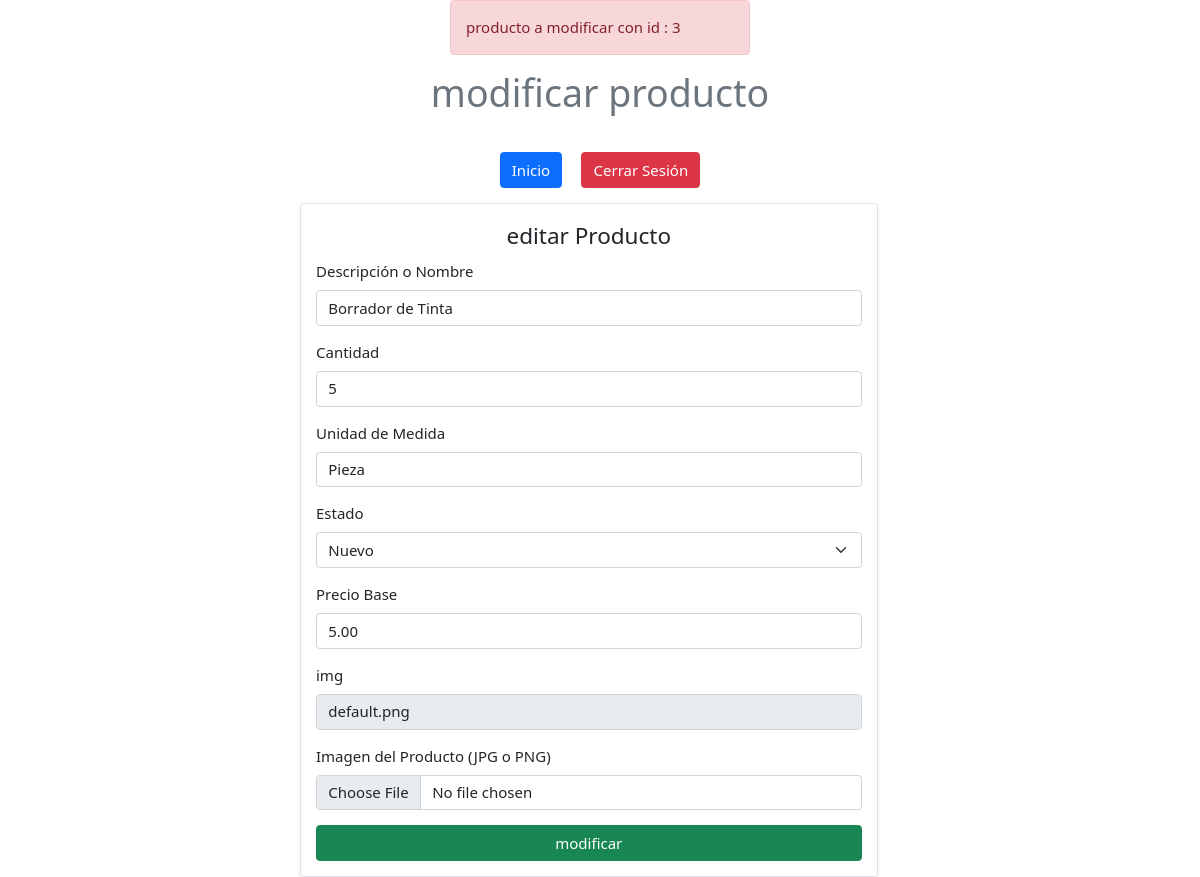
Screenshot of /php/pantallas/modifyProduct.php?id=3 with the database file from the repository.
### tables this page shows
CREATE TABLE `producto` (
  `id` int(11) NOT NULL AUTO_INCREMENT,
  `descripcion` varchar(150) NOT NULL,
  `stock` int(20) NOT NULL DEFAULT 5,
  `unidadMedida` varchar(25) NOT NULL,
  `saldo` double(11,0) NOT NULL,
  `precioBase` decimal(18,2) NOT NULL,
  `fechaRegistro` timestamp NOT NULL DEFAULT current_timestamp(),
  `fechaActualizacion` timestamp NULL DEFAULT NULL,
  `img` varchar(400) NOT NULL DEFAULT 'back.png',
  `idUsuario` int(11) DEFAULT 1,
  `estado` int(11) DEFAULT 1,
  PRIMARY KEY (`id`),
  KEY `fk_producto_usuario` (`idUsuario`),
  KEY `fk_producto_estadoproducto` (`estado`),
  CONSTRAINT `fk_producto_estadoproducto` FOREIGN KEY (`estado`) REFERENCES `estadoproducto` (`idestadoProducto`),
  CONSTRAINT `fk_producto_usuario` FOREIGN KEY (`idUsuario`) REFERENCES `usuario` (`idUsuario`)
);

### php/pantallas/modifyProduct.php (the view, shortened to what this page needs)
<?php
$idGet = $_GET['id'];
echo '<div class="alert alert-danger m-auto col-3">producto a modificar con id : ' . $idGet . '</div>';
$con = conectarDB();
$sql = $con->query('select *from producto where id=' . $idGet . ' ');
?>
<!DOCTYPE html>
<html lang="en">
<head>
    <link href="https://cdn.jsdelivr.net/npm/bootstrap@5.0.2/dist/css/bootstrap.min.css" rel="stylesheet">
    <link rel="stylesheet" href="/css/modifyProduct.css">
</head>
<body>
<header class="text-center py-3">
        <h1 class="text-center text-secondary font-weight-bold ">modificar producto</h1>
    </header>
    <nav class="text-center my-3">
        <button class="btn btn-primary mx-2" onclick="window.location='/index.php'">Inicio</button>
        <button class="btn btn-danger mx-2" onclick="cerrarSesion()">Cerrar Sesión</button>
    </nav>
    <div class="container-fluid row ">
        <form class="col-6 p-3 border rounded shadow-sm m-auto" method="POST" enctype="multipart/form-data">
            <fieldset>
                <legend class="text-center">editar Producto</legend>
                <?php
                require_once '/platvent_2/php/controladores/editarProducto.php';
                while ($producto = $sql->fetch_object()) {
                    ?>
                                <div class="mb-3">
                                <label for="nombre" class="form-label">Descripción o Nombre</label>
                                <input type="text" id="nombre" name="nombre" class="form-control" placeholder="Descripción o nombre" value="<?= $producto->descripcion ?>">
                            </div>
                            <div class="mb-3">
                                <label for="cantidad" class="form-label">Cantidad</label>
                                <input type="number" id="cantidad" name="cantidad" class="form-control" placeholder="Cantidad" value="<?= $producto->stock ?>">
                            </div>
                            <div class="mb-3">
                                <label for="medida" class="form-label">Unidad de Medida</label>
                                <input type="text" id="medida" name="medida" class="form-control" placeholder="Unidad de medida" value="<?= $producto->unidadMedida ?>">
                            </div>
                            <div class="mb-3">
                                <label for="estadoSelect" class="form-label">Estado</label>
                                <select id="estadoSelect" name="estado" class="form-select">
                                <?php
                                $est = $con->query('select *from estadoproducto order by 1');
                                if ($est->num_rows > 0) {
                                    while ($estado = $est->fetch_assoc()) {
                                        if ($estado['idestadoProducto'] == $producto->estado) {
                                            ?>
                                                        <option value="<?= $estado['idestadoProducto'] ?>" selected ><?= $estado['estado'] ?></option>
                                                        <?php
                                        } else {
                                            ?>
                                                         <option value="<?= $estado['idestadoProducto'] ?>"><?= $estado['estado'] ?></option>
                                                        <?php
                                        }
                                    }
                                }
                                ?>
                                </select>
                            </div>
                            <div class="mb-3">
                                <label for="precioBase" class="form-label">Precio Base</label>
                                <input type="number" step="any" name="precioBase" id="precioBase" class="form-control" placeholder="Precio Base" value="<?= $producto->precioBase ?>">
                            </div>
                            <div class="mb-3">
                                <label for="inputimg" class="form-label">img</label>
                                <input type="text" name="inputimg" id="inputimg" readonly class="form-control" placeholder="inputimg" value="<?= $producto->img ?>">
                            </div>
                            <div class="mb-3">
                                <label for="formFile" class="form-label" value='<?= $producto->img?>' id="imgProduct">Imagen del Producto (JPG o PNG)</label>
                                <input class="form-control" id="img" type="file" value="" name="img">
                            </div>
                            <button type="buttom" name="btnmodificar" value="ok" class="btn btn-success w-100">modificar</button>
                            <?php
                }
                ?>
            </fieldset>
        </form>
    </div>
</body>
</html>

### css/modifyProduct.css (style rules this page uses)
* { font-size: 15px; }

### rows the page displays
producto: nombre "Borrador de Tinta", cantidad "5", medida "Pieza", precioBase "5.00", inputimg "default.png"

### other values shown
$idGet "3"
form field estado "Nuevo"
